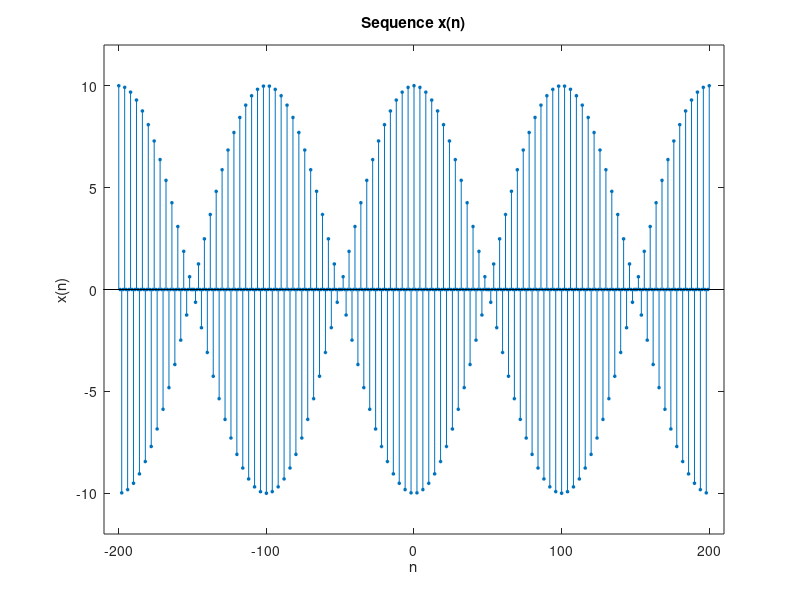

MATLAB code for this plot:
% x(n) = 5[cos(0.49*pi*n) + cos(0.51*pi*n)], -200 <= n <= 200.

% Define n
n = [-200:200];  % -200부터 200까지 1씩 증가하는 n 생성 <=

% Define x
x  = 5*(cos(0.49*pi*n) + cos(0.51*pi*n)); % x(n) 함수 정의<=


% Generate figure window and name it '1'
   figure(1); % figure 이름을 '1'로 명명 <=

% Plot signal samples using the stem function
 Hs = stem(n ,x ,"filled",'MarkerSize',2); % stem 함수를 이용해 n에대한 x의 값을 그린다.<=

% figure configurations (no need to modify)
axis([min(n)-10,max(n)+10,min(x)-2,max(x)+2]);
xlabel('n'); ylabel('x(n)');
title('Sequence x(n)');
